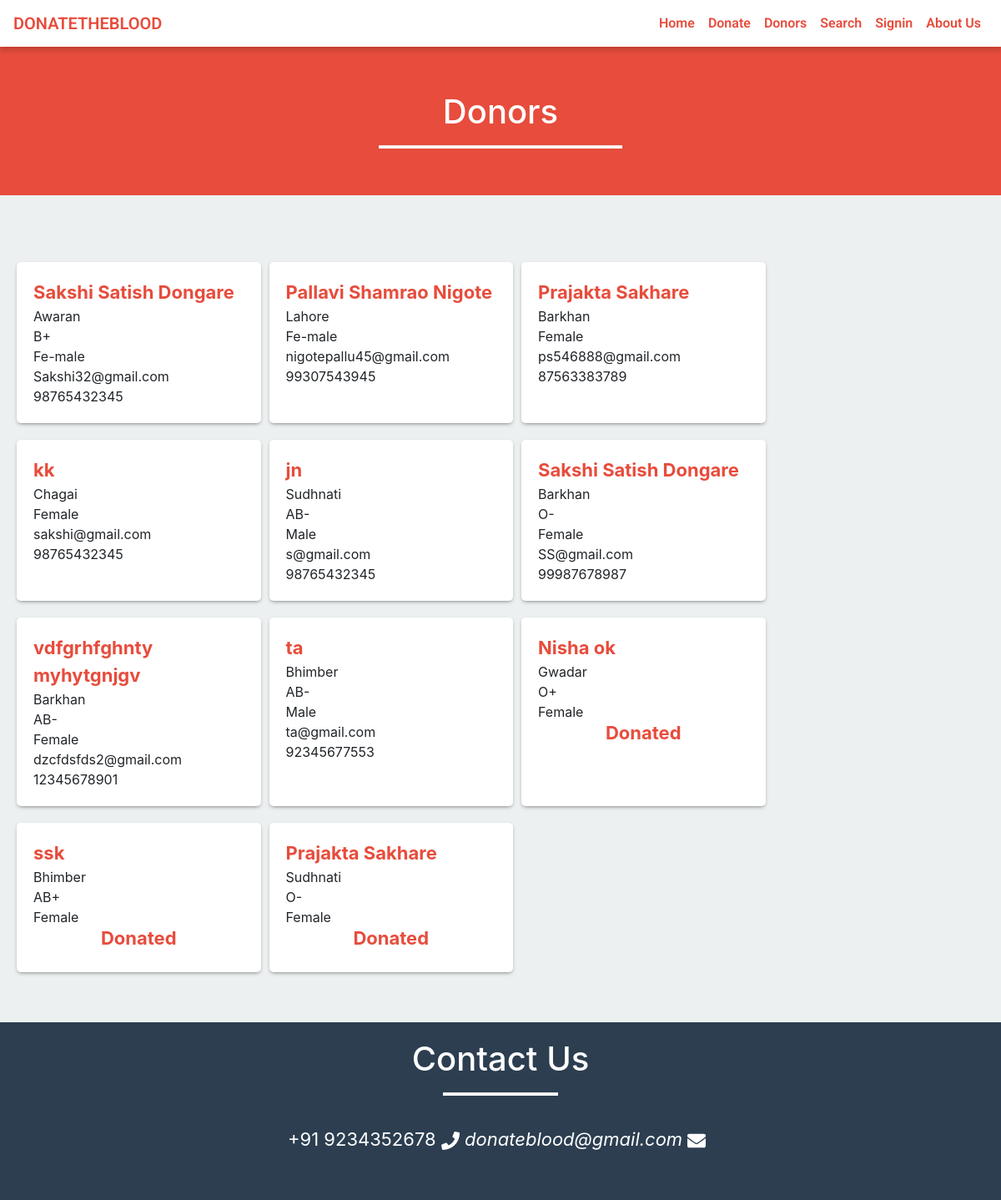
The page /donor.php on the database its author committed.
### tables this page shows
CREATE TABLE `donor` (
  `id` int(11) NOT NULL,
  `name` varchar(50) NOT NULL,
  `gender` varchar(10) NOT NULL,
  `email` varchar(50) NOT NULL,
  `city` varchar(50) NOT NULL,
  `dob` varchar(20) NOT NULL,
  `contact_no` varchar(12) NOT NULL,
  `save_life_date` varchar(20) NOT NULL,
  `password` varchar(50) NOT NULL,
  `blood_group` varchar(10) NOT NULL
);

### donor.php (the view, shortened to what this page needs)
<?php
    include('include/header.php');
?>
<div class="container-fluid red-background size">
    <div class="row">
        <div class="col-md-6 offset-md-3">
            <h1 class="text-center">Donors</h1>
            <hr class="white-bar">
        </div>
    </div>
</div>
<div class="container" style="padding: 60px 0;">
    <div class="row data">
        <?php
        $sql = "SELECT * FROM DONOR";
        $result = mysqli_query($connection, $sql);
        if (mysqli_num_rows($result) > 0) {
            while ($row = mysqli_fetch_assoc($result)) {
                $safeDate = $row['save_life_date'];
                if ($safeDate != '0') {
                    $start = date_create($safeDate);
                    $end = date_create();
                    if ($start && $end) {
                        $diff = date_diff($start, $end);
                        $diffMonths = $diff->m + ($diff->y * 12);
                        if ($diffMonths >= 3) {
                            echo
                            '<div class="col-md-3 col-sm-12 col-lg-3 donors_data">
                                <span class="name">' . htmlspecialchars($row['name']) . '</span>
                                <span>' . htmlspecialchars($row['city']) . '</span>
                                <span>' . htmlspecialchars($row['blood_group']) . '</span>
                                <span>' . htmlspecialchars($row['gender']) . '</span>
                                <span>' . htmlspecialchars($row['email']) . '</span>
                                <span>' . htmlspecialchars($row['contact_no']) . '</span>
                            </div>';
                        } else {
                            echo
                            '<div class="col-sm-12 col-lg-3 donors_data">
                                <span class="name">' . htmlspecialchars($row['name']) . '</span>
                                <span>' . htmlspecialchars($row['city']) . '</span>
                                <span>' . htmlspecialchars($row['blood_group']) . '</span>
                                <span>' . htmlspecialchars($row['gender']) . '</span>
                                <h4 class="name text-center">Donated</h4>
                            </div>';
                        }
                    }
                }
            }
        }
        ?>
    </div>
</div>
<?php
    include('include/footer.php');
?>

### include/header.php (shortened to what this page needs)
<!DOCTYPE html>
	<head>
         <link rel="stylesheet" href="css/styles.css">
        <link rel="stylesheet" type="text/css" href="bootstrap/css/bootstrap.min.css">
		<link rel="stylesheet" href="css/custom.css">
	</head>
<?php
          if(isset($_SESSION['user_id'])  &&  !empty($_SESSION['user_id'])){
            include 'usernav.php';
          }else{
            include 'navigation.php';
          }
?>

### include/navigation.php (shortened to what this page needs)
<body>
<nav id="mainNav" class="navbar fixed-top navbar-default navbar-expand-lg navbar-light bg-light">
  <a class="navbar-brand" href="./index.php">DONATETHEBLOOD</a>
  <div class="collapse navbar-collapse" id="navbarTogglerDemo02">
    <ul class="navbar-nav form-inline my-2 my-lg-0">
      <li class="nav-item">
        <a class="nav-link" href="index.php">Home</a>
      </li>
      <li class="nav-item">
        <a class="nav-link" href="donate.php">Donate</a>
      </li>
      <li class="nav-item">
        <a class="nav-link" href="donor.php">Donors</a>
      </li>
      <li class="nav-item">
        <a class="nav-link" href="search.php">Search</a>
      </li>
      <li class="nav-item">
        <a class="nav-link" href="signin.php">Signin</a>
      </li>
      <li class="nav-item">
        <a class="nav-link" href="about.php">About Us</a>
      </li>
    </ul>
  </div>
</nav>

### include/footer.php (shortened to what this page needs)
<div class="container-fluid">
				<div class="row contactus">
					<div class="col-md-6 offset-md-3">
						<h1 class="text-center">Contact Us</h1>
						<hr class="white-bar">
							<centre>
							<div class="details">
								 <p> +91 9234352678 <i class="fa fa-phone"></i>
								<i> donateblood@gmail.com <i class="fa fa-envelope"></i>  </p>
							</div>
							</centre>
					</div>
				</div>
			</div>
	</body>
</html>

### css/styles.css (style rules this page uses)
body { background: #f1f4f7; padding-top: 50px; color: #5f6468; font-family: "Roboto", sans-serif; }
p { color: #777; }
a, a:hover, a:focus { color: #e74c3c; }
h1, h2, h3, h4, h5, h6 { color: #5f6468; }
h1 { font-weight: 300; font-size: 40px; }
h3, h4 { font-weight: 300; }
.navbar-nav li a { color: #e74c3c !important; }

### css/custom.css (style rules this page uses)
.navbar-brand, .nav-link { color: #e74c3c !important; }
.navbar-default { background-color: white !important; border-color: rgba(34, 34, 34, 0.05); font-family: 'Roboto', 'Helvetica Neue', Arial, sans-serif; -webkit-transition: all 0.35s; -moz-transition: all 0.35s; transition: all 0.35s; }
@media (min-width: 768px) { .navbar-default { background-color: white !important; border-color: rgba(255, 255, 255, 0.3); } }
nav { -webkit-box-shadow: 0px 5px 5px 0px rgba(0,0,0,0.14); -moz-box-shadow: 0px 5px 5px 0px rgba(0,0,0,0.14); box-shadow: 0px 5px 5px 0px rgba(0,0,0,0.14); font-family: 'Roboto', sans-serif; font-weight: 600; }
body { background-color: #ecf0f1; width: 100%; overflow-x: hidden; }
.white-bar { height: 3px; width: 50%; color: white; background-color: white; }
.red-background { background-color: #e74c3c; min-height: 460px; height: auto; padding: 10px }
.contactus { padding: 20px; background-color: #2c3e50; }
.contactus h1 { color: white; }
.contactus hr { width: 25% !important; }
.contactus p { color: white; }
.details { font-size: 22px; padding: 20px; font-weight: 400px; }

### donor.php (style rules this page uses)
.size { min-height: 0px; padding: 60px 0 40px 0; }
h1 { color: white; }
span { display: block; }
.name { color: #e74c3c; font-size: 22px; font-weight: 700; }
.donors_data { background-color: white; border-radius: 5px; margin: 20px 5px 0px 5px; -webkit-box-shadow: 0px 2px 5px -2px rgba(89, 89, 89, 0.95); -moz-box-shadow: 0px 2px 5px -2px rgba(89, 89, 89, 0.95); box-shadow: 0px 2px 5px -2px rgba(89, 89, 89, 0.95); padding: 20px; }

### rows shown on the page
donor: name "Sakshi Satish Dongare", city "Awaran", blood_group "B+", gender "Fe-male", email "Sakshi32@gmail.com", contact_no "98765432345"
donor: name "Pallavi Shamrao Nigote", city "Lahore", gender "Fe-male", email "nigotepallu45@gmail.com", contact_no "99307543945"
donor: name "Prajakta Sakhare", city "Barkhan", gender "Female", email "ps546888@gmail.com", contact_no "87563383789"
donor: name "kk", city "Chagai", gender "Female", email "sakshi@gmail.com", contact_no "98765432345"
donor: name "jn", city "Sudhnati", blood_group "AB-", gender "Male", email "s@gmail.com", contact_no "98765432345"
donor: name "Sakshi Satish Dongare", city "Barkhan", blood_group "O-", gender "Female", email "SS@gmail.com", contact_no "99987678987"
donor: name "vdfgrhfghnty myhytgnjgv", city "Barkhan", blood_group "AB-", gender "Female", email "dzcfdsfds2@gmail.com", contact_no "12345678901"
donor: name "ta", city "Bhimber", blood_group "AB-", gender "Male", email "ta@gmail.com", contact_no "92345677553"
donor: name "Nisha ok", city "Gwadar", blood_group "O+", gender "Female"
donor: name "ssk", city "Bhimber", blood_group "AB+", gender "Female"
donor: name "Prajakta Sakhare", city "Sudhnati", blood_group "O-", gender "Female"
